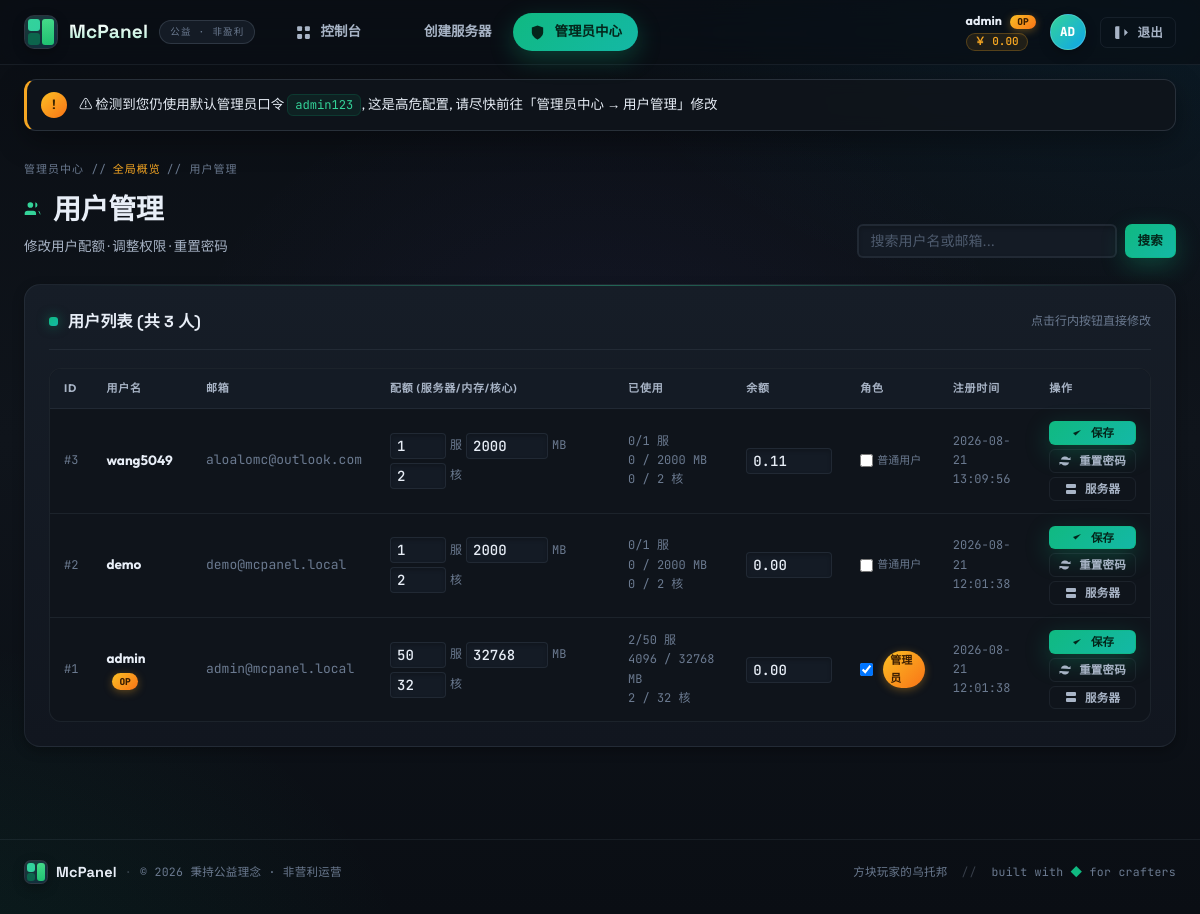
Page /admin/users (signed in) on the committed database.
### models.py (models this page shows, shortened)
class User(UserMixin, db.Model):
    __tablename__ = 'users'
    id = db.Column(db.Integer, primary_key=True)
    username = db.Column(db.String(80), unique=True, nullable=False, index=True)
    email = db.Column(db.String(120), unique=True, nullable=False)
    password_hash = db.Column(db.String(256), nullable=False)
    is_admin = db.Column(db.Boolean, default=False)
    max_servers = db.Column(db.Integer, default=2)        # 最大服务器数量
    total_memory = db.Column(db.Integer, default=4096)    # 总内存配额 MB
    total_cores = db.Column(db.Integer, default=2)        # 总核心配额
    balance = db.Column(db.Float, default=0.0)            # 余额
    created_at = db.Column(db.DateTime, default=datetime.utcnow)
    servers = db.relationship('ServerInstance', backref='owner', lazy=True, cascade='all, delete-orphan')
    def used_memory(self) -> int:
        return sum(s.memory for s in self.servers)
    def used_cores(self) -> int:
        return sum(s.cores for s in self.servers)

class ServerInstance(db.Model):
    __tablename__ = 'servers'
    id = db.Column(db.Integer, primary_key=True)
    name = db.Column(db.String(100), nullable=False)
    user_id = db.Column(db.Integer, db.ForeignKey('users.id'), nullable=False)
    node_id = db.Column(db.Integer, db.ForeignKey('nodes.id'), nullable=True)
    server_type = db.Column(db.String(50), default='paper')  # paper, vanilla, forge, fabric, spigot
    version = db.Column(db.String(20), default='1.20.4')
    memory = db.Column(db.Integer, default=2048)            # MB
    cores = db.Column(db.Integer, default=1)
    port = db.Column(db.Integer, unique=True, nullable=False)
    motd = db.Column(db.String(200), default='A Minecraft Server')
    max_players = db.Column(db.Integer, default=20)
    status = db.Column(db.String(20), default='stopped')    # running, stopped, starting, stopping, crashed
    pid = db.Column(db.Integer, nullable=True)
    player_count = db.Column(db.Integer, default=0)
    uptime_seconds = db.Column(db.BigInteger, default=0)
    last_started = db.Column(db.DateTime, nullable=True)
    created_at = db.Column(db.DateTime, default=datetime.utcnow)
    updated_at = db.Column(db.DateTime, default=datetime.utcnow, onupdate=datetime.utcnow)
    server_path = db.Column(db.String(500), nullable=True)   # 服务器目录绝对路径
    jar_file = db.Column(db.String(200), default='server.jar')
    java_args = db.Column(db.String(500), default='')         # 额外 JVM 参数
    auto_start = db.Column(db.Boolean, default=False)
    online_mode = db.Column(db.Boolean, default=True)         # 正版验证
    pvp_enabled = db.Column(db.Boolean, default=True)
    difficulty = db.Column(db.String(10), default='normal')   # peaceful, easy, normal, hard
    level_name = db.Column(db.String(100), default='world')
    whitelist_enabled = db.Column(db.Boolean, default=False)

### app.py (the view)
@app.route('/admin/users')
@login_required
@admin_required
def admin_users():
    q = request.args.get('q', '').strip()
    query = User.query
    if q:
        like = f'%{q}%'
        query = query.filter(db.or_(User.username.like(like), User.email.like(like)))
    users = query.order_by(User.created_at.desc()).limit(500).all()
    return render_template('admin_users.html', users=users, q=q)

### app.py (called while the page is built, shortened)
def _generate_csrf_token() -> str:
    if '_csrf_token' not in session:
        session['_csrf_token'] = _secrets.token_urlsafe(32)
    return session['_csrf_token']

@app.before_request
def _csrf_protect():
    method = request.method.upper()
    if method in ('GET', 'HEAD', 'OPTIONS'):
        return

@app.context_processor
def _inject_csrf_token():
    return {'csrf_token': _generate_csrf_token}

@login_manager.user_loader
def load_user(uid: str):
    try:
        return db.session.get(User, int(uid))
    except Exception:
        return None

@app.context_processor
def inject_globals():
    return {
        'now_year': datetime.utcnow().year,
        'panel_name': 'McPanel 我的世界开服面板',
        'simpfun_like': True,
    }

### models.py (called while the page is built)
def admin_required(f):
    @wraps(f)
    def decorated(*args, **kwargs):
        if not current_user.is_authenticated:
            abort(401)
        if not getattr(current_user, 'is_admin', False):
            abort(403)
        return f(*args, **kwargs)
    return decorated

### templates/admin_users.html (shortened to what this page needs)
{% extends '_base.html' %}
{% block content %}
<div class="dash-header">
  <div>
    <div class="crumb">管理员中心 // <a href="{{ url_for('admin_center') }}" style="color:var(--amber)">全局概览</a> // 用户管理</div>
    <h1 class="dash-title"><i data-i="users"></i> 用户管理</h1>
    <p class="dash-sub">修改用户配额 · 调整权限 · 重置密码</p>
  </div>
  <div class="dash-actions">
    <form method="GET" style="display:flex;gap:8px">
      <input type="text" name="q" value="{{ q }}" placeholder="搜索用户名或邮箱..." class="form-input"
             style="padding:6px 12px;border:2px solid var(--line);border-radius:6px;background:var(--bg-2);color:var(--text);min-width:260px">
      <button class="btn btn-primary btn-sm" type="submit">搜索</button>
    </form>
  </div>
</div>
<div class="card-panel">
  <div class="panel-head">
    <h3>用户列表 (共 {{ users|length }} 人{% if q %} · 搜索: {{ q }}{% endif %})</h3>
    <span class="muted">点击行内按钮直接修改</span>
  </div>
  <table class="admin-table" style="width:100%;margin-top:12px">
    <thead>
      <tr>
        <th>ID</th><th>用户名</th><th>邮箱</th><th>配额 (服务器/内存/核心)</th>
        <th>已使用</th><th>余额</th><th>角色</th><th>注册时间</th><th>操作</th>
      </tr>
    </thead>
    <tbody>
      {% for u in users %}
      <tr data-uid="{{ u.id }}">
        <td class="muted">#{{ u.id }}</td>
        <td>
          <b>{{ u.username }}</b>
          {% if u.is_admin %}<span class="badge-admin">OP</span>{% endif %}
        </td>
        <td class="muted" style="font-size:13px">{{ u.email }}</td>
        <td>
          <div style="display:flex;gap:4px;flex-wrap:wrap;align-items:center">
            <input type="number" min="0" class="u-max-s" value="{{ u.max_servers }}" style="width:56px;padding:3px 6px;border:1px solid var(--line);background:var(--bg-2);color:var(--text);border-radius:4px">
            <span class="muted">服</span>
            <input type="number" min="512" step="256" class="u-mem" value="{{ u.total_memory }}" style="width:82px;padding:3px 6px;border:1px solid var(--line);background:var(--bg-2);color:var(--text);border-radius:4px">
            <span class="muted">MB</span>
            <input type="number" min="1" class="u-cores" value="{{ u.total_cores }}" style="width:56px;padding:3px 6px;border:1px solid var(--line);background:var(--bg-2);color:var(--text);border-radius:4px">
            <span class="muted">核</span>
          </div>
        </td>
        <td class="muted" style="font-size:12px">
          {{ u.servers|length }}/{{ u.max_servers }} 服<br>
          {{ u.used_memory() }} / {{ u.total_memory }} MB<br>
          {{ u.used_cores() }} / {{ u.total_cores }} 核
        </td>
        <td>
          <input type="number" step="0.01" class="u-bal" value="{{ '%.2f' % u.balance }}"
                 style="width:86px;padding:3px 6px;border:1px solid var(--line);background:var(--bg-2);color:var(--text);border-radius:4px">
        </td>
        <td>
          <label style="display:flex;align-items:center;gap:4px;cursor:pointer">
            <input type="checkbox" class="u-admin" {% if u.is_admin %}checked{% endif %}
                   {% if u.id == current_user.id %}title="不能取消最后一个管理员"{% endif %}>
            <span class="{% if u.is_admin %}badge-admin{% else %}muted{% endif %}" style="font-size:11px">
              {% if u.is_admin %}管理员{% else %}普通用户{% endif %}
            </span>
          </label>
        </td>
        <td class="muted" style="font-size:12px">
          {{ u.created_at.strftime('%Y-%m-%d') }}<br>
          {{ u.created_at.strftime('%H:%M:%S') }}
        </td>
        <td>
          <div style="display:flex;flex-direction:column;gap:4px">
            <button class="btn btn-primary btn-xs" onclick="saveUser({{ u.id }})"><i data-i="check" style="width:12px;height:12px"></i> 保存</button>
            <button class="btn btn-ghost btn-xs" onclick="resetPwd({{ u.id }})"><i data-i="refresh" style="width:12px;height:12px"></i> 重置密码</button>
            <a class="btn btn-ghost btn-xs" href="{{ url_for('admin_servers') }}?uid={{ u.id }}"><i data-i="server" style="width:12px;height:12px"></i> 服务器</a>
          </div>
        </td>
      </tr>
      {% else %}
      <tr><td colspan="9" class="empty-state" style="padding:40px">
        <div style="font-size:40px">👥</div>
        <h3>没有用户</h3>
        <p class="muted">{% if q %}没有匹配的用户，尝试其他关键字{% else %}用户列表为空{% endif %}</p>
      </td></tr>
      {% endfor %}
    </tbody>
  </table>
</div>
{% endblock %}

### templates/_base.html (shortened to what this page needs)
<!DOCTYPE html>
<html lang="zh-CN">
<head>
  <link rel="stylesheet" href="{{ url_for('static', filename='css/app.css') }}" />
</head>
<body class="{% block body_class %}{% endblock %}">
  {% if current_user.is_authenticated %}
  <header class="topbar">
    <div class="topbar-inner">
      <a class="brand" href="{{ url_for('dashboard') }}">
        <span class="brand-mark" aria-hidden="true">
          <span class="bm bm-1"></span><span class="bm bm-2"></span><span class="bm bm-3"></span>
        </span>
        <span class="brand-text">McPanel</span>
        <span class="brand-tag">公益 · 非盈利</span>
      </a>
      <nav class="nav-links" role="navigation">
        <a href="{{ url_for('dashboard') }}" class="{% if request.endpoint == 'dashboard' %}active{% endif %}">
          <i data-i="grid"></i>
          <span>控制台</span>
        </a>
        <a href="{{ url_for('server_new') }}" class="{% if request.endpoint == 'server_new' %}active{% endif %}">
          <i data-i="plus"></i>
          <span>创建服务器</span>
        </a>
        {% if current_user.is_admin %}
        <div class="nav-item-group">
          <a href="{{ url_for('admin_center') }}" class="{% if request.endpoint and request.endpoint.startswith('admin') %}active{% endif %}">
            <i data-i="shield"></i>
            <span>管理员中心</span>
          </a>
        </div>
        {% endif %}
      </nav>
      <div class="user-area">
        <div class="user-info">
          <div class="user-name">
            {{ current_user.username }}
            {% if current_user.is_admin %}<span class="badge-admin">OP</span>{% endif %}
          </div>
          <div class="user-balance">￥ {{ '%.2f' % current_user.balance }}</div>
        </div>
        <div class="user-avatar" title="{{ current_user.username }}">
          {{ current_user.username[:2].upper() }}
        </div>
        <a class="btn btn-ghost btn-sm" href="{{ url_for('auth_logout') }}">
          <i data-i="logout"></i>退出
        </a>
      </div>
    </div>
  </header>
  {% endif %}
  <div class="flash-wrap">
    {% if session.get('_must_change_admin_password') and current_user.is_admin %}
    <div class="flash flash-warning" style="position:sticky;top:0;z-index:50">
      <span class="flash-icon">!</span>
      <span class="flash-text">⚠ 检测到您仍使用默认管理员口令 <code>admin123</code>, 这是高危配置, 请尽快前往「管理员中心 → 用户管理」修改</span>
    </div>
    {% endif %}
  </div>
  <main class="main-wrap">
    {% block content %}{% endblock %}
  </main>
  <footer class="site-footer">
    <div class="fcol">
      <span class="f-brand">
        <span class="brand-mark sm" aria-hidden="true">
          <span class="bm bm-1"></span><span class="bm bm-2"></span><span class="bm bm-3"></span>
        </span>
        McPanel
      </span>
      <span class="f-dot">·</span>
      <span>© {{ now_year }} 秉持公益理念 · 非营利运营</span>
    </div>
    <div class="fcol right">
      <span class="f-meta">方块玩家的乌托邦</span>
      <span class="f-sep">//</span>
      <span class="f-heart">built with <span>◆</span> for crafters</span>
    </div>
  </footer>
</body>
</html>

### rows in the picture
User: username "admin", balance "0.00", username "AD", id "1", shows "OP", email "admin@mcpanel.local", max_servers "50", total_memory "32768", total_cores "32", servers|length "2", used_memory "4096", used_cores "2", is_admin "☑", shows "管理员", created_at "2026-08-21", created_at "12:01:38"
User: id "3", username "wang5049", email "aloalomc@outlook.com", max_servers "1", total_memory "2000", total_cores "2", servers|length "0", used_memory "0", used_cores "0", balance "0.11", shows "普通用户", created_at "2026-08-21", created_at "13:09:56"
User: id "2", username "demo", email "demo@mcpanel.local", max_servers "1", total_memory "2000", total_cores "2", servers|length "0", used_memory "0", used_cores "0", balance "0.00", shows "普通用户", created_at "2026-08-21", created_at "12:01:38"

### other values in the picture
{{ users|length }} "3"
